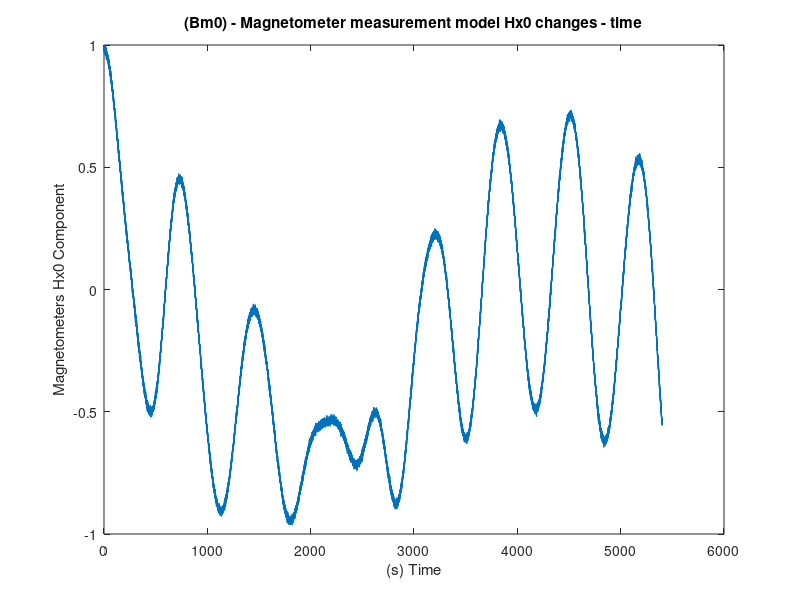
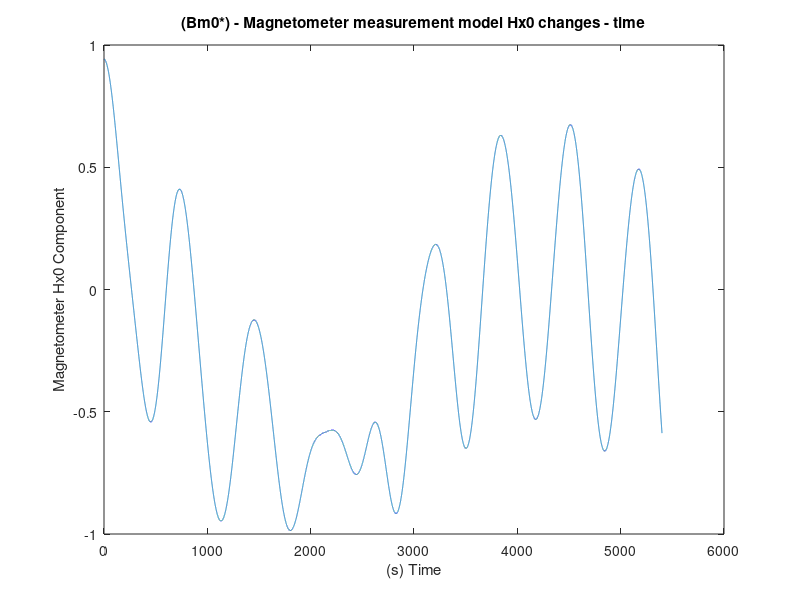
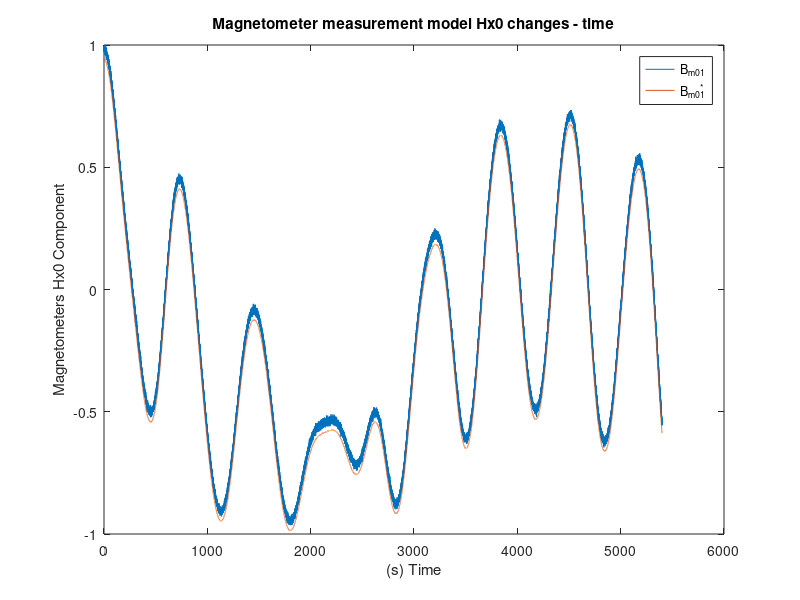
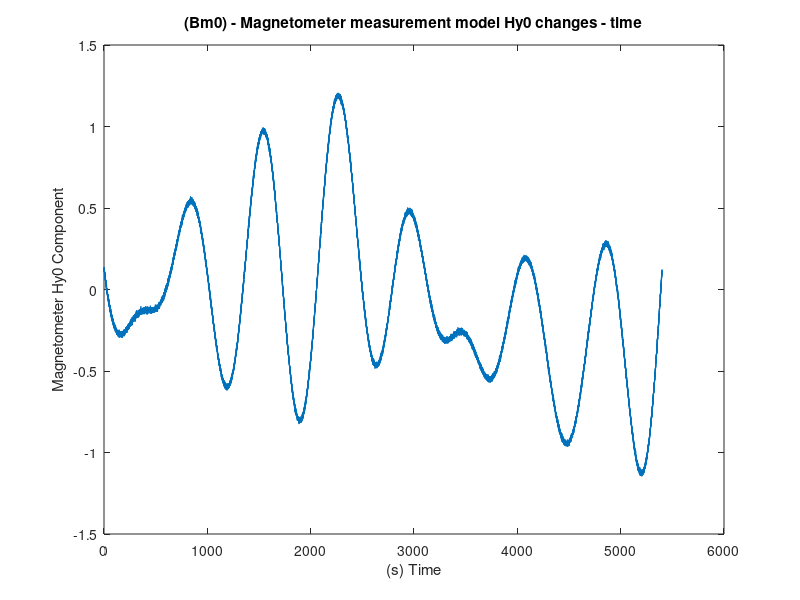

Source code (MATLAB) for these figures, in order:
clear
clc

n=48; % Student Number
t(1)=0; % (s) Initial time 
t2(1)=0; % (s) Second Initial time  
dt=0.1; % (s) The sample time

N=54000; % The Iteration Number

Me=7.943*(10^15); % (Wb*m) The magnetic dipole moment of the Earth
i=(80+0.5*n)*(pi/180); % (rad) The Orbit inclination (Multiply by (pi / 180) to convert it to radians)
We=7.29*(10^-5); % (rad/s) The Spin Rate of the Earth
E=(11.7)*(pi/180); % (rad) The Magnetic Dipole Tilt
mu=3.98601*(10^14); % (m^3/s^2) The Earth gravitational constant
ro=(6378.14+500+2*n)*1000; % (m) The distance between the center of mass of the satellite and the Earth.
Wo=sqrt(mu/ro^3); % (rad/s) The angular velocity of the orbit with respect to the inertial frame 
Worbit=0.0011; %  (rad/s) The angular orbit velocity of satellite
Nt=3.6*(10^-10); % (N*m) Disturbance torque acting on the satellite 
 
% The moments of inertia of the satellite
Jx=2.1*10^-3;    
Jy=2*10^-3;
Jz=1.9*10^-3;
 
% (rad) Initial data of the attitude angles 
q1(1)=0.002*n;
q2(1)=0.001*n;
q3(1)=0.005*n;
q4(1)=sqrt(1-q1(1)^2-q2(1)^2-q3(1)^2);
 
% The initial data of the satellite’s angular velocities
Wx(1)=0.0002+0.0001*n;
Wy(1)=0.0003+0.0001*n;
Wz(1)=0.0004+0.0001*n;
 
C=cell(N,1);   % cell contains all transformation matrices C
A=cell(N,1);   % cell contains all transformation matrices A
 
for i=1:N
    
    % Time increases per iteration
    t(i+1)=t(i)+dt;
    
    % The Angular Velocities
    Wx(i+1)=Wx(i)+(dt/Jx)*(Wz(i)*Wy(i)+Nt)*(Jy-Jz);
    Wy(i+1)=Wy(i)+(dt/Jy)*(Wx(i)*Wz(i)+Nt)*(Jz-Jx);
    Wz(i+1)=Wz(i)+(dt/Jz)*(Wx(i)*Wy(i)+Nt)*(Jx-Jy);
    
    % The Quaternions
    q1(i+1)=q1(i)-0.5*dt*(q2(i)*Wx(i)+q3(i)*Wy(i)+q4(i)*Wz(i));
    q2(i+1)=q2(i)+0.5*dt*(q1(i)*Wx(i)-q4(i)*Wy(i)+q3(i)*Wz(i));
    q3(i+1)=q3(i)+0.5*dt*(q4(i)*Wx(i)+q1(i)*Wy(i)-q2(i)*Wz(i));
    q4(i+1)=q4(i)-0.5*dt*(q3(i)*Wx(i)-q2(i)*Wy(i)-q1(i)*Wz(i));
    
    % The Transformation Matrix 
    c11(i)=q1(i)^2-q2(i)^2-q3(i)^2+q4(i)^4;
    c12(i)=2*(q1(i)*q2(i)+q3(i)*q4(i));
    c13(i)=2*(q1(i)*q3(i)-q2(i)*q4(i));
    c21(i)=2*(q1(i)*q2(i)-q3(i)*q4(i));
    c22(i)=-q1(i)^2+q2(i)^2-q3(i)^3+q4(i)^2;
    c23(i)=2*(q2(i)*q3(i)-q1(i)*q4(i));
    c31(i)=2*(q1(i)*q3(i)+q2(i)*q4(i));
    c32(i)=2*(q2(i)*q3(i)-q1(i)*q4(i));
    c33(i)=-q1(i)^2-q2(i)^2+q3(i)^2+q4(i)^2;
    
    C{i}=[c11(i),c12(i),c13(i);c21(i),c22(i),c23(i);c31(i),c32(i),c33(i)];
end
 
 
for x=1:N
    
    % Time increases per iteration
    t2(x+1)=t2(x)+dt;
    
    % Earth's Magnetic Field Vector Components
    Hx(x)=(Me/ro^3)*(cos(Wo*t(x))*(cos(E)*sin(i)-sin(E)*cos(i)*cos(We*t(x)))-sin(Wo*t(x))*sin(E)*sin(We*t(x)));
    Hy(x)=(-Me/ro^3)*(cos(E)*cos(i)+sin(E)*sin(i)*cos(We*t(x)));
    Hz(x)=2*(Me/ro^3)*(sin(Wo*t(x))*(cos(E)*sin(i)-sin(E)*cos(i)*cos(We*t(x)))-2*sin(Wo*t(x))*sin(E)*sin(We*t(x)));
    
    % Direction cosine elements of the magnetic field vector
    Hx0(x)=(1/sqrt(Hx(x)^2+Hy(x)^2+Hz(x)^2))*Hx(x);
    Hy0(x)=(1/sqrt(Hx(x)^2+Hy(x)^2+Hz(x)^2))*Hy(x);
    Hz0(x)=(1/sqrt(Hx(x)^2+Hy(x)^2+Hz(x)^2))*Hz(x);
    
     H{x}=[Hx(x);Hy(x);Hz(x)];
    H0{x}=[Hx0(x);Hy0(x);Hz0(x)];
    
end
 
 
 
% Standart Deviation of Each Magnetometer Error
sigmamc = 0.008;
sigmam = 1.66*(10^(-6));                % 1 W/m^2=1T=10^6nuT
 
% Components of Magnetometer Bias Vector
bx = 3*(10^(-6));
by = 5*(10^(-6));
bz = 6*(10^(-6));
bcx = 0.04;
bcy = 0.06;
bcz = 0.08;  
 
% Magnetometer Bias Vector
b = [bx;by;bz];               
bc = [bcx;bcy;bcz];  
 
C2=cell(N,1);          %cell contains all the N2 number of Transformation Matrices C2
C2=C(1:1:54000);
Bm0=cell(N,1);              
Bm=cell(N,1);               
Bm0star=cell(N,1);          
Bmstar=cell(N,1);      
 
for x=1:N
    
    t2(x+1)=t2(x)+dt;
    
    Bm0{x}=C2{x}*H0{x}+bc+sigmamc*randn;
    Bm01(x)=Bm0{x}(1,1);
    Bm02(x)=Bm0{x}(2,1);
    Bm03(x)=Bm0{x}(3,1);
    
    Bm{x}=C2{x}*H{x}*10^6+b+sigmam*randn;
    Bm1(x)=Bm{x}(1,1);
    Bm2(x)=Bm{x}(2,1);
    Bm3(x)=Bm{x}(3,1);
    
    Bm0star{x}=C2{x}*H0{x};
    Bm0star1(x)=Bm0star{x}(1,1);
    Bm0star2(x)=Bm0star{x}(2,1);
    Bm0star3(x)=Bm0star{x}(3,1);
    
    Bmstar{x}=C2{x}*H{x}*(10^6);
    Bmstar1(x)=Bmstar{x}(1,1);
    Bmstar2(x)=Bmstar{x}(2,1);
    Bmstar3(x)=Bmstar{x}(3,1);
    
end
 
% Graphs
figure 
plot(t2(1:54000),Bm01)
title('(Bm0) - Magnetometer measurement model Hx0 changes - time')
xlabel('(s) Time')
ylabel('Magnetometers Hx0 Component')
 
figure
plot(t2(1:54000),Bm0star1)
title('(Bm0*) - Magnetometer measurement model Hx0 changes - time')
xlabel('(s) Time')
ylabel('Magnetometer Hx0 Component')
 
figure
plot(t2(1:54000),Bm01)
hold on
plot(t2(1:54000),Bm0star1)
hold off
title('Magnetometer measurement model Hx0 changes - time')
xlabel('(s) Time')
ylabel('Magnetometers Hx0 Component')
legend('B_m_0_1','B_m_0_1^*')
 
figure
plot(t2(1:54000),Bm02)
title('(Bm0) - Magnetometer measurement model Hy0 changes - time')
xlabel('(s) Time')
ylabel('Magnetometer Hy0 Component')
 
figure
plot(t2(1:54000), Bm0star2)
title('(Bm0*) - Magnetometer measurement model Hy0 changes - time')
xlabel('(s) Time)')
ylabel('Magnetometers Hy0 Component')
 
figure
plot(t2(1:54000),Bm02)
hold on
plot(t2(1:54000),Bm0star2)
hold off
title('Magnetometer measurement model Hy0 changes - time')
xlabel('(s) Time)')
ylabel('Magnetometers Hy0 Component')
legend('B_m_0_2','B_m_0_2^*')
 
figure
plot(t2(1:54000) , Bm03)
title('(Bm0) - Magnetometer measurement model Hz0 changes - time')
xlabel('(s) Time)')
ylabel('Magnetometers Hz0 Component')
 
figure
plot(t2(1:54000) , Bm0star3)
title('(Bm0*) - Magnetometer measurement model Hz0 changes - time')
xlabel('(s) Time)')
ylabel('Magnetometers Hz0 Component')
 
figure
plot(t2(1:54000),Bm03)
hold on
plot(t2(1:54000),Bm0star3)
hold off
title('Magnetometer measurement model Hz0 changes - time')
xlabel('(s) Time)')
ylabel('Magnetometers Hz0 Component')
legend('B_m_0_3','B_m_0_3^*')
 
figure
plot(t2(1:54000), Bm1)
title('(Bm) - Magnetometer measurement model Hx changes - time')
xlabel('(s) Time)')
ylabel('Magnetometers Hx Component')
 
figure
plot(t2(1:54000),Bmstar1)
title('Bm*) - Magnetometer measurement model Hx changes - time')
xlabel('(s) Time)')
ylabel('Magnetometers Hx Component')
 
figure
plot(t2(1:54000),Bm1)
hold on
plot(t2(1:54000),Bmstar1)
hold off
title('Magnetometer Measurement Model Hx changes - time')
xlabel('(s) Time)')
ylabel('Magnetometers Hx Component')
legend('B_m_1','B_m_1^*')
 
figure
plot(t2(1:54000), Bm2)
title('(Bm) - Magnetometer measurement model Hy changes - time')
xlabel('(s) Time)')
ylabel('Magnetometers Hy Component')
 
figure
plot(t2(1:54000), Bmstar2)
title('(Bm*) - Magnetometer measurement model Hy changes - time')
xlabel('(s) Time)')
ylabel('Magnetometers Hy Component')
 
figure
plot(t2(1:54000),Bm2)
hold on
plot(t2(1:54000),Bmstar2)
hold off
title('Magnetometer measurement model Hy changes - time')
xlabel('(s) Time)')
ylabel('Magnetometers Hy Component ')
legend('B_m_2','B_m_2^*')
 
figure 
plot(t2(1:54000), Bm3)
title('(Bm) - Magnetometer measurement model Hz changes - time')
xlabel('(s) Time)')
ylabel('Mgnetometers Hz Component')
 
figure
plot(t2(1:54000), Bmstar3)
title('(Bm*) - Magnetometer measurement model Hz changes - time')
xlabel('(s) Time)')
ylabel('Magnetometers Hz Component')
 
figure
plot(t2(1:54000), Bm3)
figure
plot(t2(1:54000),Bm3)
hold on
plot(t2(1:54000),Bmstar3)
hold off
title('Magnetometer measurement model Hz changes - time')
xlabel('(s) Time)')
ylabel('Magnetometers Hz Component')
legend('B_m_3','B_m_3^*')